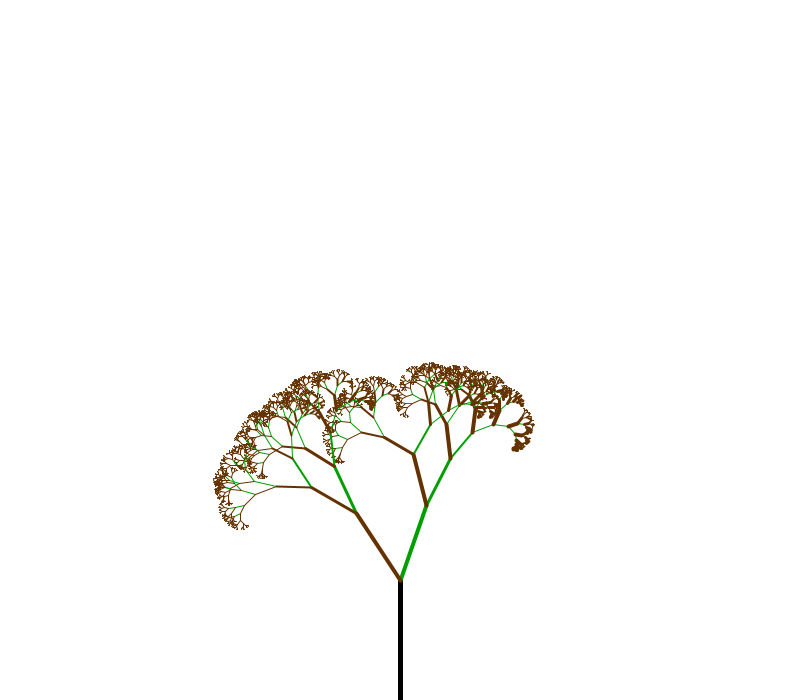
Frame 1 (no input)
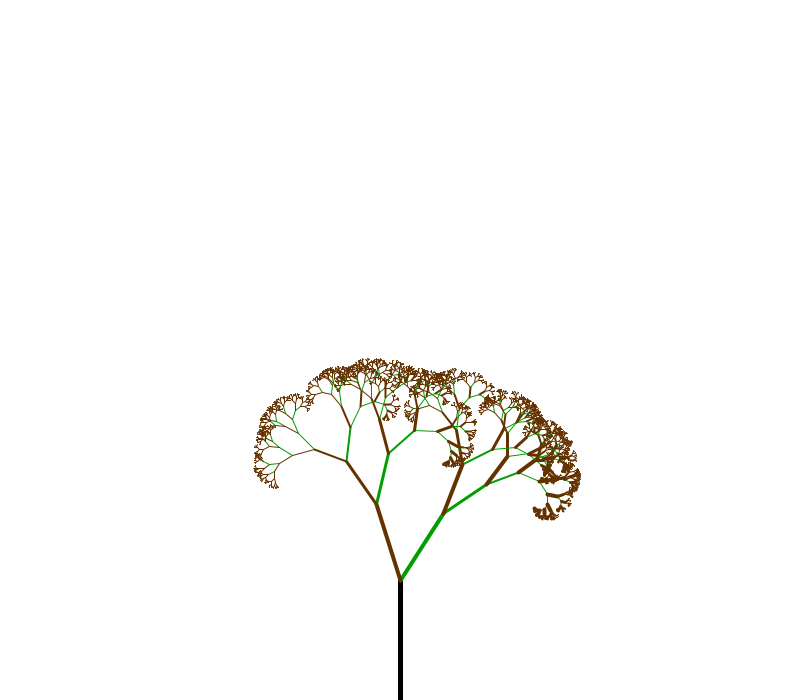
Frame 60 (the mouse pressed at the canvas centre just before this capture)
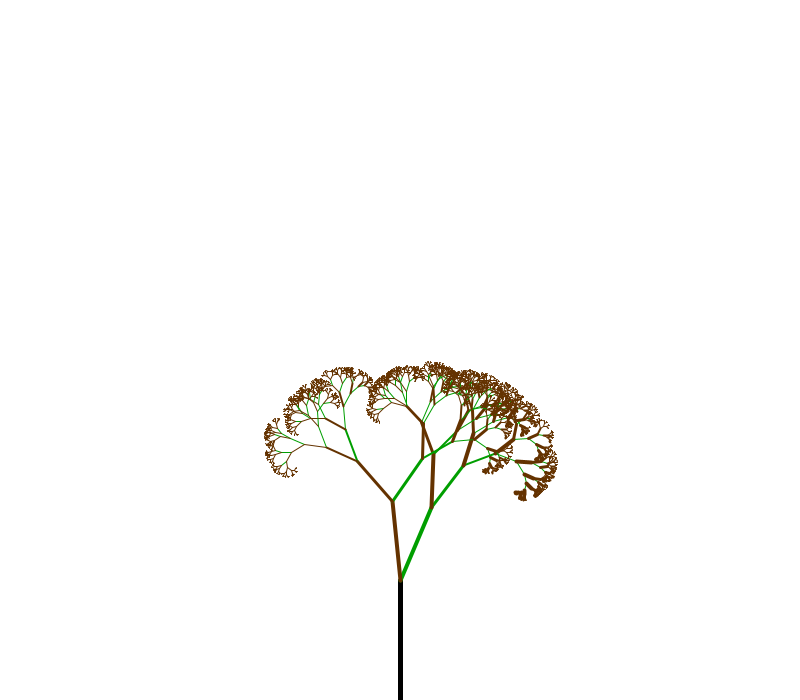
Frame 120 (the mouse held since frame 60 and released just before this capture)

The Processing sketch that drew these frames (run headless with seeded random() and noise(); from frame 60 on, the mouse is pressed at the canvas centre):

// Processing sketch: sketch_170331c
// ── sketch_170331c.pde
final float katOdniesienia = radians(45);
float pr=0.5;
float kat = radians(45);
int strokeW = 5;
void setup() {
  size(800, 700);
 
}
void draw() {
  background(255);
  stroke(0);
  translate(width/2,height);
  strokeWeight(5);
  line(0,0,0,-120);
  translate(0,-120);
  konar(120,4,4);
  delay(100);
}
void konar(float h,int w, int ww) {
  h *= 0.66;
  
  if(h>=5){
    stroke(0,158,0);
  }else{
    stroke(100,50,0);
  }
  if (h > 1) {
    if(w==0){
      w=1;
    }
    if(ww==0){
      ww=1;
    }
    strokeWeight(w);

    pushMatrix();
    rotate(katOdniesienia+random(katOdniesienia*pr)*(random(1)-2));
    line(0, 0, 0, -h);
    translate(0, -h);
    konar(h,w-1,ww);
    popMatrix();
    pushMatrix();
    rotate(-(katOdniesienia+random(katOdniesienia*pr)*(random(1)-2)));
    strokeWeight(ww);
    
    line(0, 0, 0, -h);
    translate(0, -h);
    konar(h,w-1,ww-1);
    popMatrix();
  }
}
